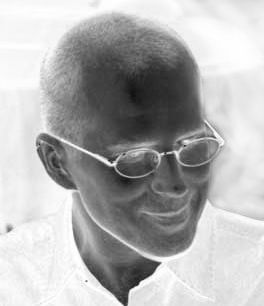
#> input picture trunk/chiplotle/examples/media/douglas_repetto.jpg, 264 x 306 px
$ python circulate.py   (Python 2 division)   (older library calls are emulated)
#> lines starting #> are read from the running program, lines starting #| are printed output that depends on the picture
### trunk/chiplotle/chiplotle.py

"""
 *  This file is part of chiplotle.
 *
 *  http://music.columbia.edu/cmc/chiplotle
"""

from languages import chiplotle_hpgl
from languages import  utils
import math

class Grob(object):
    def __init__(self, x, y, **kwargs):
        self.x = x
        self.y = y

        self.lang = chiplotle_hpgl
        if kwargs.has_key('lang'):
            self.lang = kwargs['lang']
            kwargs.pop('lang')

        self.rot = 0
        if kwargs.has_key('rot'):
            self.rot = kwargs['rot']
            kwargs.pop('rot')

        self.color = 1
        if kwargs.has_key('color'):
            self.color = kwargs['color']
            kwargs.pop('color')

        self.line_type = None
        if kwargs.has_key('line_type'):
            self.line_type = kwargs['line_type']
            kwargs.pop('line_type')


    def draw(self):
        pass


# ---------------------------------
class Rectangle(Grob):
    # [24 lines left out: functions __init__, draw, not called in this run]

    @property
    def left(self):
        return self.x - self.sx / 2.
    @property
    def right(self):
        return self.x + self.sx / 2.
    @property
    def top(self):
        return self.y + self.sy / 2.
    @property
    def bottom(self):
        return self.y - self.sy / 2.


class Circle(Grob):
    def __init__(self, x, y, **kwargs):
        self.rad = 1
        if kwargs.has_key('rad'):
            self.rad = kwargs['rad']
            kwargs.pop('rad')

        self.fill = False
        if kwargs.has_key('fill'):
            self.fill = kwargs['fill']
            kwargs.pop('fill')

        Grob.__init__(self, x, y, **kwargs)


    # [5 lines left out: function draw, not called in this run]


class Spiral(Grob):
    # [28 lines left out: functions __init__, draw, spiral, not called in this run]


### trunk/chiplotle/examples/circulate.py
from chiplotle import *
import Image

'''
This script converts an image into a grid of concentric circles. The diameter of these circles is proportional to the darkness of the pixels in the image.
Each pixel is mapped to a set of concentric circles.
'''

def circleize_image(image, cell_size=390):
   '''Returns a list of Circle instances.'''
   hpgl = [ ]
   width = image.size[0]
   for i, point in enumerate(image.getdata( )):
      point = (255.0 - point) / 255.0
      x = (i % width) * cell_size
      y = (i // width) * cell_size

      if point > 0.001:
         circle_count = int(point * 4)
         for n in range(1, circle_count + 1):
            #radius = (point / n) ** 1.5 * cell_size / 1.5
            radius = (point / circle_count * n) ** 2.2 * cell_size / 1.26
            hpgl.append(Circle((y, x), radius, chord = 22, pen=1))

   return Group((200, 200), hpgl)


if __name__ == '__main__':
   ## open and resize image...
   image = Image.open('media/douglas_repetto.jpg').convert('L')
#> image is the input picture: PIL image 264x306 L; min 16, max 255, mean 178.3
   size = image.size
#> size = (264, 306)
   size_ratio =  size[0] / float(size[1])
#> size_ratio = 0.863
   width = 70
   thumb = image.resize((width, int(round(width / size_ratio))),
      Image.ANTIALIAS)
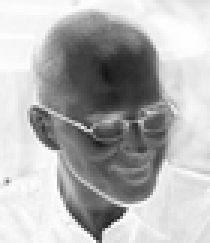
#> thumb: PIL image 70x81 L (shown 3 times larger); min 19, max 255, mean 178.3
   #thumb.show( )
   print 'image size:', thumb.size
#| image size: (70, 81)
   ## convert image to HPGL art...!
   retrato = circleize_image(thumb, 150)
#> the loop in circleize_image, `for i, point in enumerate(image.getdata( )):` made 5670 passes
#> (point, x, y) on passes 1 to 12: (0.0275, 0, 0), (0.0275, 150, 0), (0.0314, 300, 0), (0.0314, 450, 0), (0.0235, 600, 0), (0.0275, 750, 0), (0.0314, 900, 0), (0.0275, 1050, 0), (0.0314, 1200, 0), (0.0314, 1350, 0), (0.0314, 1500, 0), (0.0314, 1650, 0)
#> after the loop in circleize_image, `for i, point in enumerate(image.getdata( )):`: hpgl = 4682 items
#> (the run stopped early here; a loop or call above may not have finished)
